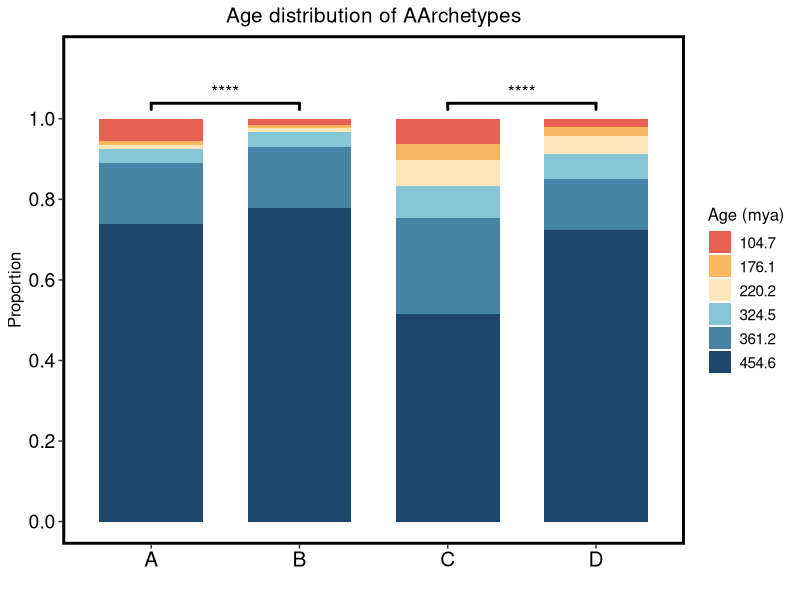

Reproduce this figure in R.
rm(list=ls())
library(openxlsx)
library(ggplot2)
library(ggpubr)
library(dplyr)
library(reshape2)

data <- read.xlsx('Combined_ages_in_pathways.xlsx')
data <- data[!is.na(data$Age), ]

data1 <- subset(data, Age %in% c('454.6','361.2','324.5','220.2','176.1','104.7'))

data2 <- data1 %>% group_by(Cluster, Age) %>% tally(name = 'Count')

data3 <- data2 %>% group_by(Cluster) %>% 
  mutate(Proportion = Count/sum(Count))
data3$Age <- factor(data3$Age)

# Chi-square test of independence / Chi-square goodness-of-fit test
count_cb <- xtabs(Count ~ Cluster + Age,
                  data = data3[data3$Cluster %in% c("C", "B"), ])
chisq_test_cb <- chisq.test(count_cb)
p_cb <- formatC(chisq_test_cb$p.value, format = "e", digits = 1)

count_cd <- xtabs(Count ~ Cluster + Age,
                  data = data3[data3$Cluster %in% c("C", "D"), ])
chisq_test_cd <- chisq.test(count_cd)
p_cd <- formatC(chisq_test_cd$p.value, format = "e", digits = 1)

count_ca <- xtabs(Count ~ Cluster + Age,
                  data = data3[data3$Cluster %in% c("C", "A"), ])
chisq_test_ca <- chisq.test(count_ca)
p_ca <- formatC(chisq_test_ca$p.value, format = "e", digits = 1)



P <- ggplot(data3, aes(x = Cluster, y = Proportion, fill=Age))+ 
  geom_bar(stat = 'identity', width = 0.7)+
  ggtitle('Age distribution of AArchetypes')+
  xlab('')+
  ylab('Proportion')+
  labs(fill = 'Age (mya)')+
  scale_y_continuous(limits = c(0,1.15), breaks=seq(0, 1, by=0.2))+
  scale_fill_manual(values = c("#e76253","#fbb75f",
                               "#fde7b9","#85c6d8",
                               "#4783a5","#1e476d"))+
  theme_bw()+
  theme(panel.grid = element_blank(),
        plot.title = element_text(size = 15, hjust = 0.5),
        legend.title = element_text(size = 12, color = 'black'),
        panel.border = element_rect(colour = 'black', size = 2), 
        axis.text.x = element_text(size = 15, color = 'black'),
        axis.text.y = element_text(size = 14, color = 'black'),
        legend.text = element_text(size = 11, color = 'black'),
        axis.title.x = element_text(size = 12, color = 'black'),
        axis.title.y = element_text(size = 12, color = 'black'))+
  geom_signif(comparisons = list(c("A", "B"), c("C", "D")),
              tip_length = 0.02,
              size = 1,
              textsize = 4.5,
              annotations = c('****', '****'),
              y_position = c(1.00, 1.00)
              )
P

ggsave('Age distribution of AArchetypes.jpg',P,
       width = 5, height = 6, limitsize = FALSE, dpi = 1000)

